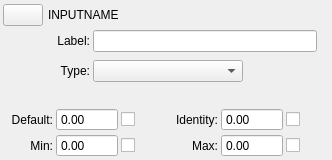
<?xml version="1.0" encoding="UTF-8"?>
<ui version="4.0">
 <class>JSONGUIInputFloat</class>
 <widget class="QWidget" name="JSONGUIInputFloat">
  <property name="geometry">
   <rect>
    <x>0</x>
    <y>0</y>
    <width>332</width>
    <height>160</height>
   </rect>
  </property>
  <property name="windowTitle">
   <string>Form</string>
  </property>
  <layout class="QVBoxLayout" name="verticalLayout">
   <property name="spacing">
    <number>3</number>
   </property>
   <property name="leftMargin">
    <number>3</number>
   </property>
   <property name="topMargin">
    <number>3</number>
   </property>
   <property name="rightMargin">
    <number>3</number>
   </property>
   <property name="bottomMargin">
    <number>3</number>
   </property>
   <item>
    <layout class="QGridLayout" name="gridLayout">
     <item row="0" column="1">
      <widget class="QLineEdit" name="inputNameEdit">
       <property name="styleSheet">
        <string notr="true">background: rgba(0,0,0,0); border-radius: 0px;</string>
       </property>
       <property name="text">
        <string>INPUTNAME</string>
       </property>
      </widget>
     </item>
     <item row="0" column="0">
      <widget class="QPushButton" name="pushButton">
       <property name="sizePolicy">
        <sizepolicy hsizetype="Fixed" vsizetype="Fixed">
         <horstretch>0</horstretch>
         <verstretch>0</verstretch>
        </sizepolicy>
       </property>
       <property name="text">
        <string/>
       </property>
      </widget>
     </item>
     <item row="0" column="2">
      <widget class="QLabelClickable" name="deleteLabel">
       <property name="sizePolicy">
        <sizepolicy hsizetype="Minimum" vsizetype="Minimum">
         <horstretch>0</horstretch>
         <verstretch>0</verstretch>
        </sizepolicy>
       </property>
       <property name="minimumSize">
        <size>
         <width>24</width>
         <height>24</height>
        </size>
       </property>
       <property name="maximumSize">
        <size>
         <width>24</width>
         <height>24</height>
        </size>
       </property>
       <property name="text">
        <string/>
       </property>
       <property name="pixmap">
        <pixmap resource="../resources.qrc">:/resources/JSONDeleteButtonImage.png</pixmap>
       </property>
       <property name="scaledContents">
        <bool>true</bool>
       </property>
      </widget>
     </item>
    </layout>
   </item>
   <item>
    <layout class="QFormLayout" name="formLayout">
     <property name="fieldGrowthPolicy">
      <enum>QFormLayout::ExpandingFieldsGrow</enum>
     </property>
     <property name="verticalSpacing">
      <number>8</number>
     </property>
     <property name="leftMargin">
      <number>12</number>
     </property>
     <property name="rightMargin">
      <number>12</number>
     </property>
     <item row="0" column="0">
      <widget class="QLabel" name="label_2">
       <property name="minimumSize">
        <size>
         <width>75</width>
         <height>0</height>
        </size>
       </property>
       <property name="text">
        <string>Label:</string>
       </property>
       <property name="alignment">
        <set>Qt::AlignRight|Qt::AlignTrailing|Qt::AlignVCenter</set>
       </property>
      </widget>
     </item>
     <item row="0" column="1">
      <widget class="QLineEdit" name="labelField"/>
     </item>
     <item row="1" column="0">
      <widget class="QLabel" name="label_3">
       <property name="minimumSize">
        <size>
         <width>75</width>
         <height>0</height>
        </size>
       </property>
       <property name="text">
        <string>Type:</string>
       </property>
       <property name="alignment">
        <set>Qt::AlignRight|Qt::AlignTrailing|Qt::AlignVCenter</set>
       </property>
      </widget>
     </item>
     <item row="1" column="1">
      <widget class="QComboBox" name="typePUB">
       <property name="sizePolicy">
        <sizepolicy hsizetype="Fixed" vsizetype="Fixed">
         <horstretch>0</horstretch>
         <verstretch>0</verstretch>
        </sizepolicy>
       </property>
       <property name="minimumSize">
        <size>
         <width>150</width>
         <height>0</height>
        </size>
       </property>
      </widget>
     </item>
    </layout>
   </item>
   <item>
    <layout class="QGridLayout" name="gridLayout_2">
     <property name="leftMargin">
      <number>0</number>
     </property>
     <property name="rightMargin">
      <number>0</number>
     </property>
     <item row="0" column="2">
      <widget class="QCheckBox" name="defaultCBox">
       <property name="sizePolicy">
        <sizepolicy hsizetype="Preferred" vsizetype="Fixed">
         <horstretch>0</horstretch>
         <verstretch>0</verstretch>
        </sizepolicy>
       </property>
       <property name="minimumSize">
        <size>
         <width>30</width>
         <height>0</height>
        </size>
       </property>
       <property name="text">
        <string/>
       </property>
      </widget>
     </item>
     <item row="0" column="0">
      <widget class="QLabel" name="label_4">
       <property name="sizePolicy">
        <sizepolicy hsizetype="Preferred" vsizetype="Preferred">
         <horstretch>0</horstretch>
         <verstretch>0</verstretch>
        </sizepolicy>
       </property>
       <property name="minimumSize">
        <size>
         <width>50</width>
         <height>0</height>
        </size>
       </property>
       <property name="text">
        <string>Default:</string>
       </property>
       <property name="alignment">
        <set>Qt::AlignRight|Qt::AlignTrailing|Qt::AlignVCenter</set>
       </property>
      </widget>
     </item>
     <item row="0" column="3">
      <widget class="QLabel" name="label_5">
       <property name="sizePolicy">
        <sizepolicy hsizetype="Preferred" vsizetype="Preferred">
         <horstretch>0</horstretch>
         <verstretch>0</verstretch>
        </sizepolicy>
       </property>
       <property name="minimumSize">
        <size>
         <width>50</width>
         <height>0</height>
        </size>
       </property>
       <property name="text">
        <string>Identity:</string>
       </property>
       <property name="alignment">
        <set>Qt::AlignRight|Qt::AlignTrailing|Qt::AlignVCenter</set>
       </property>
      </widget>
     </item>
     <item row="0" column="5">
      <widget class="QCheckBox" name="identityCBox">
       <property name="sizePolicy">
        <sizepolicy hsizetype="Preferred" vsizetype="Fixed">
         <horstretch>0</horstretch>
         <verstretch>0</verstretch>
        </sizepolicy>
       </property>
       <property name="minimumSize">
        <size>
         <width>30</width>
         <height>0</height>
        </size>
       </property>
       <property name="text">
        <string/>
       </property>
      </widget>
     </item>
     <item row="1" column="0">
      <widget class="QLabel" name="label_8">
       <property name="sizePolicy">
        <sizepolicy hsizetype="Preferred" vsizetype="Preferred">
         <horstretch>0</horstretch>
         <verstretch>0</verstretch>
        </sizepolicy>
       </property>
       <property name="minimumSize">
        <size>
         <width>50</width>
         <height>0</height>
        </size>
       </property>
       <property name="text">
        <string>Min:</string>
       </property>
       <property name="alignment">
        <set>Qt::AlignRight|Qt::AlignTrailing|Qt::AlignVCenter</set>
       </property>
      </widget>
     </item>
     <item row="1" column="2">
      <widget class="QCheckBox" name="minCBox">
       <property name="sizePolicy">
        <sizepolicy hsizetype="Preferred" vsizetype="Fixed">
         <horstretch>0</horstretch>
         <verstretch>0</verstretch>
        </sizepolicy>
       </property>
       <property name="minimumSize">
        <size>
         <width>30</width>
         <height>0</height>
        </size>
       </property>
       <property name="text">
        <string/>
       </property>
      </widget>
     </item>
     <item row="1" column="3">
      <widget class="QLabel" name="label_10">
       <property name="sizePolicy">
        <sizepolicy hsizetype="Preferred" vsizetype="Preferred">
         <horstretch>0</horstretch>
         <verstretch>0</verstretch>
        </sizepolicy>
       </property>
       <property name="minimumSize">
        <size>
         <width>50</width>
         <height>0</height>
        </size>
       </property>
       <property name="text">
        <string>Max:</string>
       </property>
       <property name="alignment">
        <set>Qt::AlignRight|Qt::AlignTrailing|Qt::AlignVCenter</set>
       </property>
      </widget>
     </item>
     <item row="1" column="5">
      <widget class="QCheckBox" name="maxCBox">
       <property name="sizePolicy">
        <sizepolicy hsizetype="Preferred" vsizetype="Fixed">
         <horstretch>0</horstretch>
         <verstretch>0</verstretch>
        </sizepolicy>
       </property>
       <property name="minimumSize">
        <size>
         <width>30</width>
         <height>0</height>
        </size>
       </property>
       <property name="text">
        <string/>
       </property>
      </widget>
     </item>
     <item row="0" column="1">
      <widget class="QDoubleSpinBox" name="defaultSBox">
       <property name="minimumSize">
        <size>
         <width>62</width>
         <height>0</height>
        </size>
       </property>
       <property name="buttonSymbols">
        <enum>QAbstractSpinBox::NoButtons</enum>
       </property>
      </widget>
     </item>
     <item row="1" column="1">
      <widget class="QDoubleSpinBox" name="minSBox">
       <property name="minimumSize">
        <size>
         <width>62</width>
         <height>0</height>
        </size>
       </property>
       <property name="buttonSymbols">
        <enum>QAbstractSpinBox::NoButtons</enum>
       </property>
      </widget>
     </item>
     <item row="0" column="4">
      <widget class="QDoubleSpinBox" name="identitySBox">
       <property name="minimumSize">
        <size>
         <width>62</width>
         <height>0</height>
        </size>
       </property>
       <property name="buttonSymbols">
        <enum>QAbstractSpinBox::NoButtons</enum>
       </property>
      </widget>
     </item>
     <item row="1" column="4">
      <widget class="QDoubleSpinBox" name="maxSBox">
       <property name="minimumSize">
        <size>
         <width>62</width>
         <height>0</height>
        </size>
       </property>
       <property name="buttonSymbols">
        <enum>QAbstractSpinBox::NoButtons</enum>
       </property>
      </widget>
     </item>
    </layout>
   </item>
  </layout>
 </widget>
 <customwidgets>
  <customwidget>
   <class>QLabelClickable</class>
   <extends>QLabel</extends>
   <header>QLabelClickable.h</header>
  </customwidget>
 </customwidgets>
 <resources>
  <include location="../resources.qrc"/>
 </resources>
 <connections/>
</ui>
